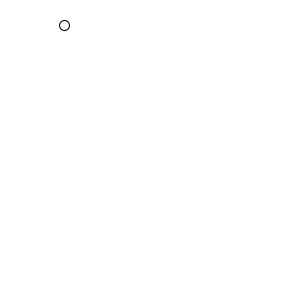
Frame 1 (no input)
Frame 60 (the mouse pressed at the canvas centre just before this capture): blank canvas, image omitted
Frame 120 (the mouse held since frame 60 and released just before this capture): blank canvas, image omitted

The Processing sketch that drew this single still picture (run headless with seeded random() and noise(); from frame 60 on, the mouse is pressed at the canvas centre):

// Processing sketch: sketch_5
// ── sketch_5.pde
void setup(){
  size(300,300);
}

float dimX = 2;
float dimY = 2;
float velX = random(width);
float velY = random(height);
float size = height/10;

void draw(){
  background(255);
  circle(velX,velY,size);
  velX = velX + dimX;
  velY = velY + dimY;
  if(velX>height-size/2 || velX<0+size/2){
    dimX = dimX*-1;
  }
  if(velY>width-size/2 || velY<0+size/2){
  dimY = dimY*-1;
  }
}
